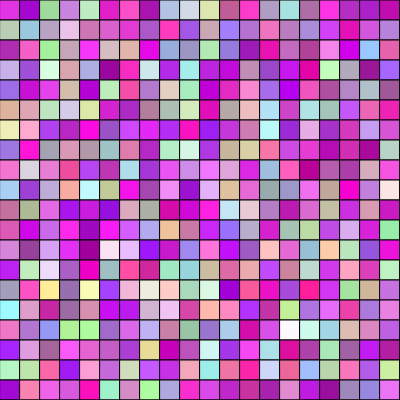
Frame 1 (no input)
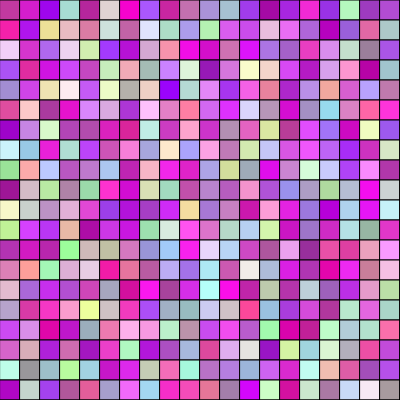
Frame 60 (no input)
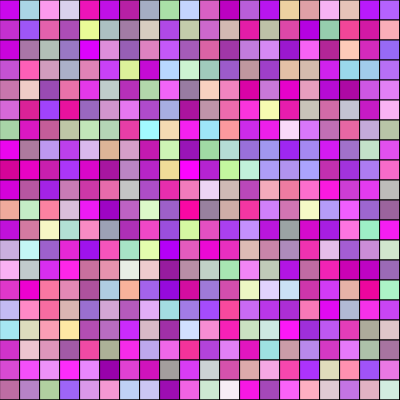
Frame 120 (the mouse pressed at the canvas centre since frame 60)

The p5.js sketch that drew these frames (run headless with seeded random() and noise() and a simulated clock; from frame 60 on, the mouse is pressed at the canvas centre):

// p5.js sketch
// ── sketch.js
function preload(){
  // preload assets
}

var canvasHeight = 400
var canvasWidth = 400

var squareWidth = 20


function setup() {
  createCanvas( canvasWidth , canvasHeight );
  background(100);
}

function draw() {


  stroke ( 0 );
  fill ( 255,20,147 )

  for( let x = 0 ; x <= canvasWidth ; x += 20 ){
    for( let y = 0 ; y <= canvasHeight ; y += 20 ){
      fill ( random( 150 , 255 ), random( 255 ), random( 150 , 255 ))
      square( x , y , 20 );
    } 
  }

}
